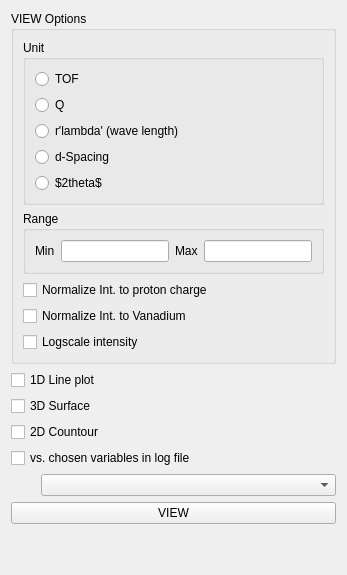
            <widget class="QWidget" name="tab_14">
             <attribute name="title">
              <string>VIEW</string>
             </attribute>
             <layout class="QGridLayout" name="gridLayout_11">
              <item row="0" column="0">
               <layout class="QVBoxLayout" name="verticalLayout_5">
                <item>
                 <layout class="QVBoxLayout" name="verticalLayout_17">
                  <item>
                   <widget class="QGroupBox" name="groupBox_16">
                    <property name="title">
                     <string>VIEW Options</string>
                    </property>
                    <layout class="QVBoxLayout" name="verticalLayout_3">
                     <item>
                      <widget class="QGroupBox" name="groupBox_12">
                       <property name="title">
                        <string>Unit</string>
                       </property>
                       <layout class="QVBoxLayout" name="verticalLayout_13">
                        <item>
                         <widget class="QRadioButton" name="radioButton_viewInTOF">
                          <property name="text">
                           <string>TOF</string>
                          </property>
                         </widget>
                        </item>
                        <item>
                         <widget class="QRadioButton" name="radioButton_viewInQ">
                          <property name="text">
                           <string>Q</string>
                          </property>
                         </widget>
                        </item>
                        <item>
                         <widget class="QRadioButton" name="radioButton_viewInLambda">
                          <property name="text">
                           <string>r'lambda' (wave length)</string>
                          </property>
                         </widget>
                        </item>
                        <item>
                         <widget class="QRadioButton" name="radioButton_viewInD">
                          <property name="text">
                           <string>d-Spacing</string>
                          </property>
                         </widget>
                        </item>
                        <item>
                         <widget class="QRadioButton" name="radioButton_viewIn2Theta">
                          <property name="text">
                           <string>$2theta$</string>
                          </property>
                         </widget>
                        </item>
                       </layout>
                      </widget>
                     </item>
                     <item>
                      <widget class="QGroupBox" name="groupBox_20">
                       <property name="title">
                        <string>Range</string>
                       </property>
                       <layout class="QGridLayout" name="gridLayout_5">
                        <item row="0" column="0">
                         <widget class="QLabel" name="label_13">
                          <property name="text">
                           <string>Min</string>
                          </property>
                         </widget>
                        </item>
                        <item row="0" column="1">
                         <widget class="QLineEdit" name="lineEdit_19"/>
                        </item>
                        <item row="0" column="2">
                         <widget class="QLabel" name="label_14">
                          <property name="text">
                           <string>Max</string>
                          </property>
                         </widget>
                        </item>
                        <item row="0" column="3">
                         <widget class="QLineEdit" name="lineEdit_20"/>
                        </item>
                       </layout>
                      </widget>
                     </item>
                     <item>
                      <layout class="QVBoxLayout" name="verticalLayout_4">
                       <item>
                        <widget class="QCheckBox" name="checkBox_16">
                         <property name="text">
                          <string>Normalize Int. to proton charge</string>
                         </property>
                        </widget>
                       </item>
                       <item>
                        <widget class="QCheckBox" name="checkBox_17">
                         <property name="text">
                          <string>Normalize Int. to Vanadium</string>
                         </property>
                        </widget>
                       </item>
                       <item>
                        <widget class="QCheckBox" name="checkBox_15">
                         <property name="text">
                          <string>Logscale intensity</string>
                         </property>
                        </widget>
                       </item>
                      </layout>
                     </item>
                    </layout>
                   </widget>
                  </item>
                 </layout>
                </item>
                <item>
                 <layout class="QVBoxLayout" name="verticalLayout_6">
                  <item>
                   <widget class="QCheckBox" name="checkBox_20">
                    <property name="text">
                     <string>1D Line plot</string>
                    </property>
                   </widget>
                  </item>
                  <item>
                   <widget class="QCheckBox" name="checkBox_19">
                    <property name="text">
                     <string>3D Surface</string>
                    </property>
                   </widget>
                  </item>
                  <item>
                   <widget class="QCheckBox" name="checkBox_18">
                    <property name="text">
                     <string>2D Countour</string>
                    </property>
                   </widget>
                  </item>
                  <item>
                   <widget class="QCheckBox" name="checkBox_25">
                    <property name="text">
                     <string>vs. chosen variables in log file</string>
                    </property>
                   </widget>
                  </item>
                  <item>
                   <layout class="QHBoxLayout" name="horizontalLayout_14">
                    <item>
                     <spacer name="horizontalSpacer_5">
                      <property name="orientation">
                       <enum>Qt::Horizontal</enum>
                      </property>
                      <property name="sizeType">
                       <enum>QSizePolicy::Fixed</enum>
                      </property>
                      <property name="sizeHint" stdset="0">
                       <size>
                        <width>30</width>
                        <height>20</height>
                       </size>
                      </property>
                     </spacer>
                    </item>
                    <item>
                     <widget class="QComboBox" name="comboBox_7"/>
                    </item>
                   </layout>
                  </item>
                 </layout>
                </item>
                <item>
                 <layout class="QHBoxLayout" name="horizontalLayout_15">
                  <item>
                   <widget class="QPushButton" name="pushButton_15">
                    <property name="toolTip">
                     <string>&lt;html&gt;&lt;head/&gt;&lt;body&gt;&lt;p&gt;Plot to the right... &lt;/p&gt;&lt;p&gt;Plot bank 1...2 to upper 1 and upper 2 &lt;/p&gt;&lt;/body&gt;&lt;/html&gt;</string>
                    </property>
                    <property name="text">
                     <string>VIEW</string>
                    </property>
                   </widget>
                  </item>
                 </layout>
                </item>
               </layout>
              </item>
              <item row="1" column="0">
               <spacer name="verticalSpacer">
                <property name="orientation">
                 <enum>Qt::Vertical</enum>
                </property>
                <property name="sizeHint" stdset="0">
                 <size>
                  <width>20</width>
                  <height>40</height>
                 </size>
                </property>
               </spacer>
              </item>
             </layout>
            </widget>
